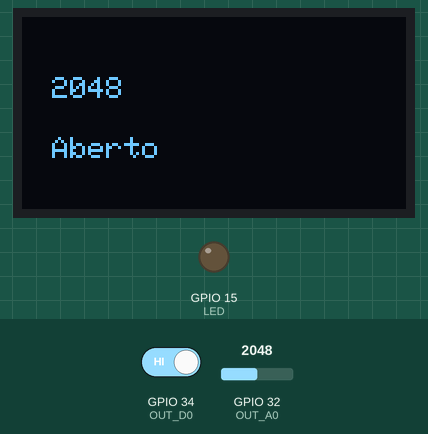
A sketch run on a simulated ESP32. On the bench: 128×64 one-colour display, output pins drawn as LEDs (lit = HIGH). The inputs (shaded band) are chosen by the test bench; at power-on: GPIO 34 (OUT_D0) HIGH, GPIO 32 (OUT_A0) = 2048.

Above: at 1.2 s.
1.3 s: GPIO 34 (OUT_D0) driven LOW
At 2.3 s:
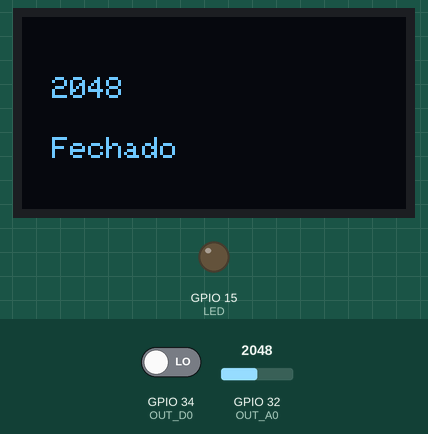
2.9 s: GPIO 32 (OUT_A0) set to 2001
At 3.4 s:
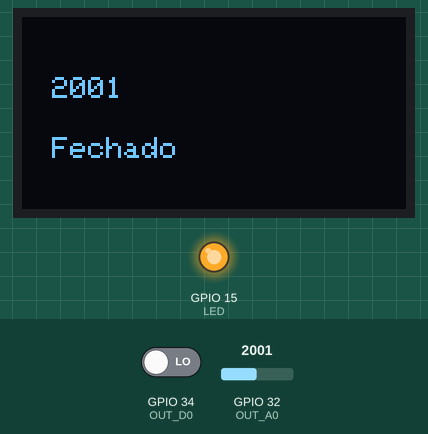
4.5 s: GPIO 34 (OUT_D0) driven HIGH
At 5.0 s:
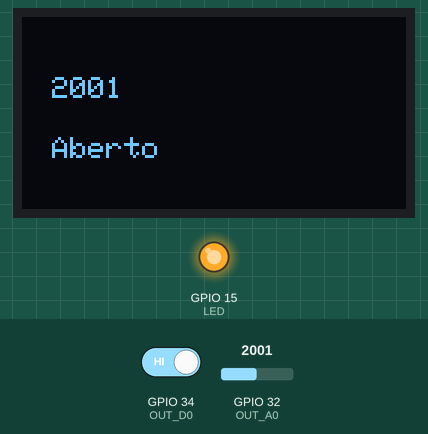
6.0 s: GPIO 32 (OUT_A0) set to 2047
At 7.2 s:
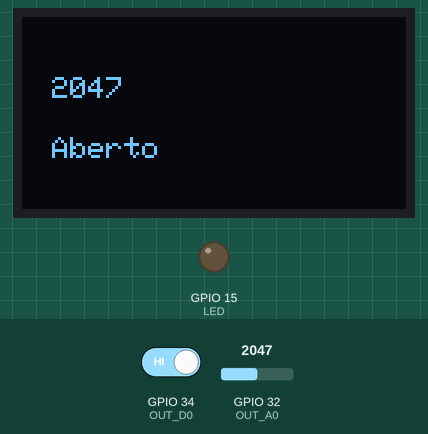
7.5 s: GPIO 32 (OUT_A0) set to 1228
At 7.8 s:
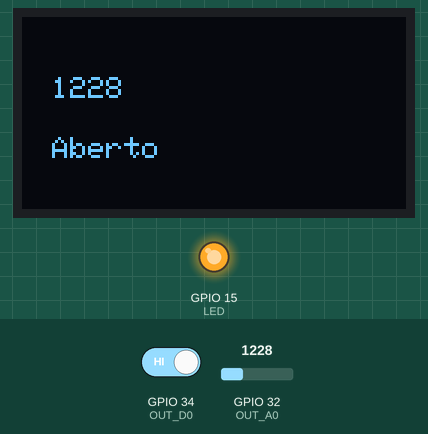
Timing chart, 0 to 10.0 s (numbered marks = the images above; inputs shaded):
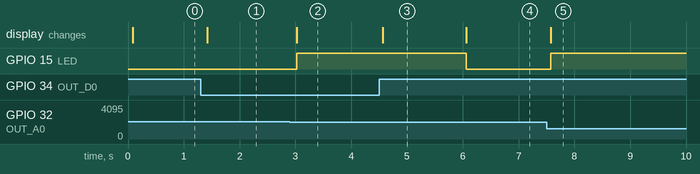

Measured:
- the behaviour switches between 2040 and 2039 on GPIO 32 (OUT_A0) (found by bisection; images 1 and 2)
- after the input at 1.3 s, the display: changes after 0.12 s (image 1)
- after the input at 2.9 s, GPIO 15 (LED): LOW → HIGH after 0.12 s; the display: first differs from a run without the input after 0.12 s (image 2)
- after the input at 4.5 s, the display: changes after 0.07 s (image 3)
- after the input at 6.0 s, GPIO 15 (LED): HIGH → LOW after 0.06 s; the display: first differs from a run without the input after 0.06 s (image 4)
- after the input at 7.5 s, GPIO 15 (LED): LOW → HIGH after 0.08 s; the display: first differs from a run without the input after 0.08 s (image 5)

The sketch:

tcrt5000.ino
```cpp
#include <Wire.h>
#include <Adafruit_GFX.h>
#include <Adafruit_SSD1306.h>

int OUT_A0 = 32;
int OUT_D0 = 34;
int LED = 15;
int stateA0 = 0;
String stateWindow = "Aberto";

Adafruit_SSD1306 display(128, 64, &Wire, -1);

void setup() {
  Serial.begin(115200);

  if(!display.begin(SSD1306_SWITCHCAPVCC, 0x3C)) {
    Serial.println(F("FAILED!!"));

    for(;;);
  }

  display.clearDisplay();

  pinMode(OUT_A0, INPUT);
  pinMode(OUT_D0, INPUT);
  pinMode(LED, OUTPUT);

  display.setTextSize(1);
  display.setTextColor(WHITE);
  display.setCursor(10, 20);
  display.println(stateWindow);

  display.display();

}

void loop() {
  bool stateD0 = digitalRead(OUT_D0);
  stateA0 = analogRead(OUT_A0);

  updateDisplay();

  if (stateA0 < 2040){
    digitalWrite(LED, HIGH);
  }
  else {
    digitalWrite(LED, LOW);
  }

  if (stateD0 == false){
    stateWindow = "Fechado";
    updateDisplay();
  }
  else {
    stateWindow = "Aberto";
    updateDisplay();
  }

  delay(50);
}

void updateDisplay() {
  display.clearDisplay();

  display.setTextSize(1);
  display.setTextColor(WHITE);
  display.setCursor(10, 20);
  display.print(stateA0);

  display.setTextSize(1);
  display.setTextColor(WHITE);
  display.setCursor(10, 40);
  display.print(stateWindow);

  display.display();
}
```
